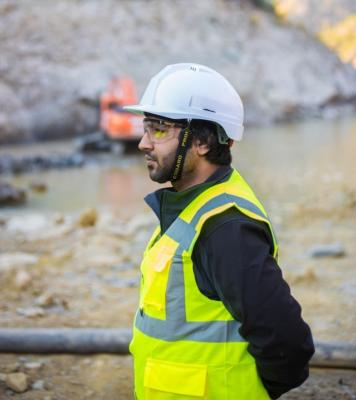
#> input picture datasets/working/train/Wearing Safety Gear/0bc36ce4-1979-4425-8de5-ece394de9f51.jpg, 356 x 400 px
$ jupyter execute --allow-errors proyecto.ipynb
#> lines starting #> are read from the running program, lines starting #| are printed output that depends on the picture
[cell 1]
import numpy as np
import pandas as pd
import matplotlib.pyplot as plt
import random
import copy
import pickle

import shutil

import os

from PIL import Image

[cell 2]
#Defining directory base
base_dir = 'datasets/GearedorNot'
train_dir = os.path.join("datasets/working/train")
val_dir = os.path.join("datasets/working/val")
test_dir = os.path.join("datasets/working/test")

#creating directory for each category

for category in ['Wearing Safety Gear', 'Not Wearing Safety Gear']:
    os.makedirs(os.path.join(train_dir, category), exist_ok=True)
    os.makedirs(os.path.join(val_dir, category), exist_ok=True)
    os.makedirs(os.path.join(test_dir, category), exist_ok=True)

#función para dividir los datos
def split_data(SOURCE, TRAINING, VALIDATION, TESTING, SPLIT_SIZE=0.8):
#> called with SOURCE = 'datasets/GearedorNot/Wearing Safety Gear', VALIDATION = 'datasets/working/val/Wearing Safety Gear', SPLIT_SIZE = 0.8
    files = []
    for filename in os.listdir(SOURCE):
        file = os.path.join(SOURCE, filename)
        if os.path.getsize(file) > 0:
            files.append(filename)
        else:
            print(f"{filename} is zero length, so ignoring.")

    training_length = int(len(files) * SPLIT_SIZE)
    validation_length = int(len(files) * ((1 - SPLIT_SIZE) / 2))
    testing_length = int(len(files) - training_length - validation_length)


    #Bajaramos los ficheros
    shuffled_set = random.sample(files, len(files))
    training_set = shuffled_set[:training_length]
    validation_set = shuffled_set[training_length:training_length + validation_length]
    testing_set = shuffled_set[training_length + validation_length:]

    for filename in training_set:
        shutil.copy(os.path.join(SOURCE, filename), os.path.join(TRAINING, filename))

    for filename in validation_set:
        shutil.copy(os.path.join(SOURCE, filename), os.path.join(VALIDATION, filename))

    for filename in testing_set:
        shutil.copy(os.path.join(SOURCE, filename), os.path.join(TESTING, filename))


split_data(os.path.join(base_dir, 'Wearing Safety Gear'), os.path.join(train_dir, 'Wearing Safety Gear'), os.path.join(val_dir, 'Wearing Safety Gear'), os.path.join(test_dir, 'Wearing Safety Gear'))
split_data(os.path.join(base_dir, 'Not Wearing Safety Gear'), os.path.join(train_dir, 'Not Wearing Safety Gear'), os.path.join(val_dir, 'Not Wearing Safety Gear'), os.path.join(test_dir, 'Not Wearing Safety Gear'))

[cell 3]
#Visualizar imagen:
image_path = 'datasets/working/train/Wearing Safety Gear/0bc36ce4-1979-4425-8de5-ece394de9f51.jpg'

image = Image.open(image_path)
#> image is the input picture: PIL image 356x400 RGB; mean R, G, B 153.6, 154.5, 133.2
plt.axis('off')
plt.imshow(image)
plt.show()

[cell 4]
""" Iniciamos nuestro modelo """

[cell 5]
#Inicialización
# [12 lines left out: function initialization_parameters_deep, not called in this run]

[cell 6]
""" Mini-Batch Gradient Descent  (mejora 1)"""
import math

# [31 lines left out: function random_mini_batches, not called in this run]

[cell 7]
""" Momentum para Gradient Descent (mejora 2)"""
#When using minibatches for update we make the update just with a subset of examples. Momentum takes in account past gradients to smooth the
# update.

#Step 1 - Inicializar velocity 'v'
# [29 lines left out: functions initilize_velocity, update_parameters_with_momentum, not called in this run]

[cell 8]
""" Adam Algorithm - Momentum + RMSProp (mejora 3)"""

#Step 1: Initialize with Adam: v --> exponentially weighted average. s --> exponentially weighted average of the squares
# [46 lines left out: functions initialize_parameters_adam, update_parameters_with_adam, not called in this run]

[cell 9]
""" Regularization -- Reduce Overfitting --> L2"""

#Step 1: compute the cost
# [18 lines left out: function compute_cost_with_regularization, not called in this run]

[cell 10]
"""  Forward Propagation Module """

[cell 11]
#Paso 1: calculo de la transformación lineal
# [41 lines left out: functions forward_linear_prop, relu, sigmoid, linear_activation_forward, not called in this run]

[cell 12]
#Paso 3: Modelo de la propagación hacia delante

# [20 lines left out: function L_model_forward, not called in this run]

[cell 13]
""" Cost Function Module """
# [7 lines left out: function bce_compute, not called in this run]

[cell 14]
""" Backward Propagation Module """

[cell 15]
#Activation functions backwards:
# [53 lines left out: functions relu_backward, sigmoid_backward, linear_backward, linear_backward_prop, not called in this run]

[cell 16]
#Paso 3: Modelo backward.
# [38 lines left out: function L_model_backward, not called in this run]

[cell 17]
#Paso 4: Update parameters:
# [12 lines left out: function update_parameters, not called in this run]

[cell 18]
""" Arquitectura del modelo completo """

[cell 19]
# [39 lines left out: function deep_neuronal_model, not called in this run]

[cell 20]
""" Preparar imagenes de entrenamiento """
from sklearn.model_selection import train_test_split

# Function to load and preprocess images
def load_images_from_folder(folder, label, image_size):
#> called with label = 1, image_size = (128, 128)
    images = []
    labels = []
    for filename in os.listdir(folder):
        img_path = os.path.join(folder, filename)
        if os.path.isfile(img_path):
            try:
                img = Image.open(img_path).convert('RGB')
                img = img.resize(image_size)
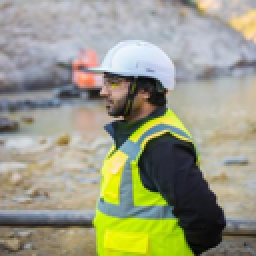
#> img: PIL image 128x128 RGB (shown 2 times larger); mean R, G, B 153.6, 154.5, 133.2
                img_array = np.array(img) / 255.0  # Normalize the images
                if img_array.shape == (image_size[0], image_size[1], 3):  # Check if the shape is correct
                    images.append(img_array)
                    labels.append(label)
                else:
                    print(f"Skipping {filename}, incorrect shape: {img_array.shape}")
            except Exception as e:
                print(f"Error loading image {filename}: {e}")
    return images, labels

# Define image size
image_size = (128, 128)

# Load images
wearing_safety_gear_path = 'datasets/working/train/Wearing Safety Gear'
not_wearing_safety_gear_path = 'datasets/working/train/Not Wearing Safety Gear'

wearing_images, wearing_labels = load_images_from_folder(wearing_safety_gear_path, 1, image_size)
#> wearing_images = 1 item; wearing_labels = [1]
not_wearing_images, not_wearing_labels = load_images_from_folder(not_wearing_safety_gear_path, 0, image_size)

# Combine and split the data manually
all_images = wearing_images + not_wearing_images
#> all_images = 1 item
all_labels = wearing_labels + not_wearing_labels
#> all_labels = [1]

# Convert to numpy arrays
all_set_x_orig = np.array(all_images) # your train set features
all_set_y_orig = np.array(all_labels) # your train set labels
#> all_set_y_orig = [1]

print(f"Tamaño orig: {all_set_x_orig.shape}" )
#| Tamaño orig: (1, 128, 128, 3)
print(f"Tamaño orig y: {all_set_y_orig.shape}" )
#| Tamaño orig y: (1,)

# Split the data into train and test sets
#> (the rest of this cell did not finish here and is left out)
